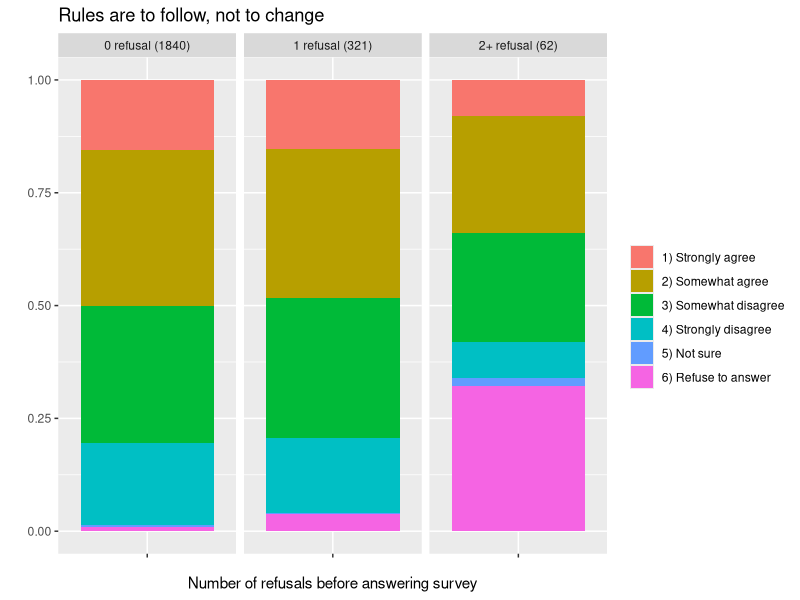
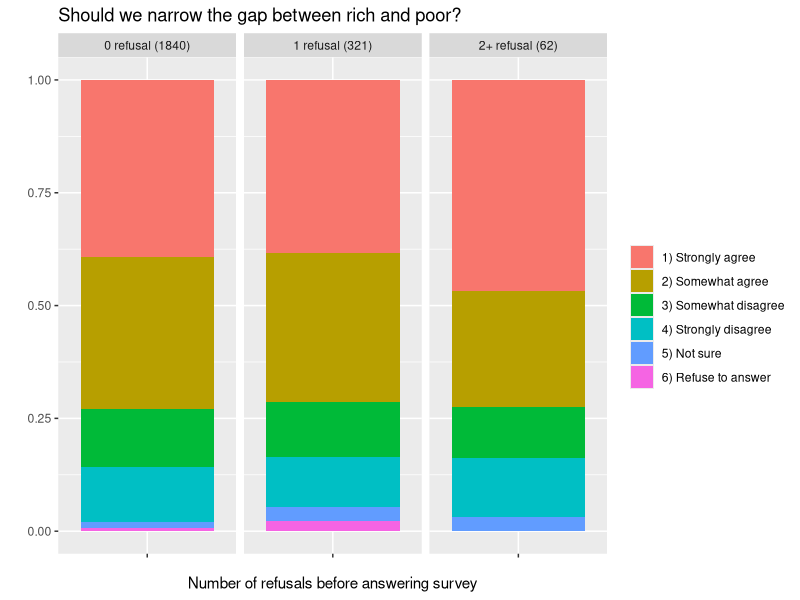
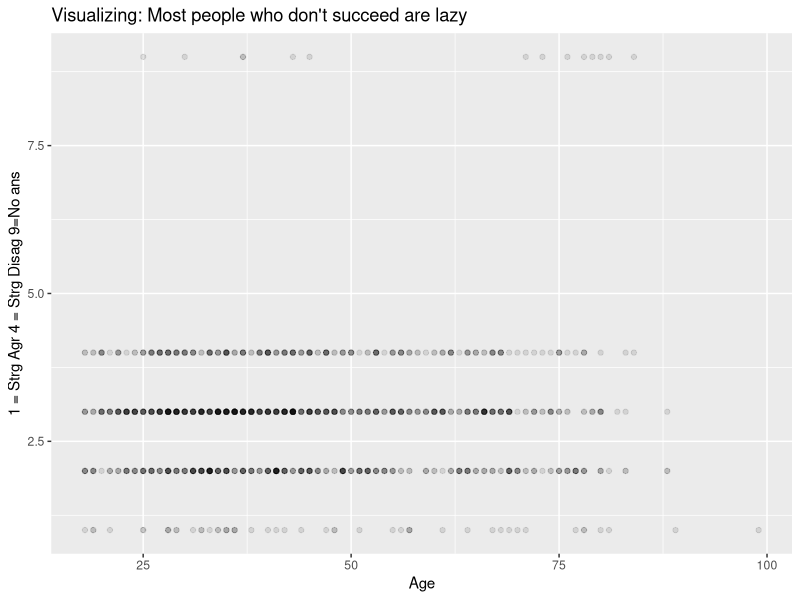

Here is the R script that generated these plots, in order:
## ---- chunk 1
survey <- read.table(file="data3.txt", sep=",", header=T)
sum(survey$rcnt==0)
sum(survey$rcnt>=2)
## ---- chunk 2
library(ggplot2)
library(sqldf)
test <- read.table(file="data3.txt", sep=",", header=T)
test$con2 <- factor(test$con2) # converts to a categorical variable
test$rcnt <- factor(test$rcnt)

test=sqldf("select CASEID,
  CASE WHEN rcnt==0 THEN '0 refusal (1840)'
       WHEN rcnt==1 THEN '1 refusal (321)'
       WHEN rcnt>=2 THEN '2+ refusal (62)'
  END rcnt,
  CASE WHEN con2==1 THEN '1) Strongly agree' 
       WHEN con2==3 THEN '2) Somewhat agree' 
       WHEN con2==5 THEN '3) Somewhat disagree' 
       WHEN con2==7 THEN '4) Strongly disagree' 
       WHEN con2==8 THEN '5) Not sure' 
       WHEN con2==9 THEN '6) Refuse to answer' 
  END con2 from test")

p = ggplot(data=test, aes(x="", stat="bin", fill=con2)) + geom_bar(position="fill")
p = p + ggtitle("Rules are to follow, not to change") + ylab("") + labs(fill='') + xlab("Number of refusals before answering survey")
p = p + facet_grid(facets=. ~ rcnt) # Side by side bar chart
p
## ---- chunk 3
test2 <- read.table(file="data3.txt", sep=",", header=T)
test2$ef5 <- factor(test2$ef5) # converts to a categorical variable
test2$rcnt <- factor(test2$rcnt)

test2=sqldf("select CASEID,
  CASE WHEN rcnt==0 THEN '0 refusal (1840)'
       WHEN rcnt==1 THEN '1 refusal (321)'
       WHEN rcnt>=2 THEN '2+ refusal (62)'
  END rcnt,
  CASE WHEN ef5==1 THEN '1) Strongly agree' 
       WHEN ef5==3 THEN '2) Somewhat agree' 
       WHEN ef5==5 THEN '3) Somewhat disagree' 
       WHEN ef5==7 THEN '4) Strongly disagree' 
       WHEN ef5==8 THEN '5) Not sure' 
       WHEN ef5==9 THEN '6) Refuse to answer' 
  END ef5 from test2")

p = ggplot(data=test2, aes(x="", stat="bin", fill=ef5)) + geom_bar(position="fill")
p = p + ggtitle("Should we narrow the gap between rich and poor?") + ylab("") + labs(fill='') + xlab("Number of refusals before answering survey")
p = p + facet_grid(facets=. ~ rcnt) # Side by side bar chart
p
## ---- chunk 4
library(ggplot2)
msurvey <- survey[!is.na(survey$m4a),]
df <- data.frame(x=msurvey$age, y=msurvey$m4a)

plt = ggplot(df,aes(x=x,y=y)) + geom_point(alpha = 0.1)
plt = plt + ggtitle("Visualizing: Most people who don't succeed are lazy") + ylab("1 = Strg Agr 4 = Strg Disag 9=No ans") + xlab("Age")
plt
## ---- chunk 5
table(survey$m4a)
## ---- chunk 6
#split(survey, cut(survey$age, c(18, 28, 38, 48, 58, 68, 78, 88, 150), include.lowest=TRUE))
msurvey <- survey[!is.na(survey$m4a),]
#split(msurvey, cut(msurvey$age, c(18, 28, 38, 48, 58, 68, 78, 88, 150), include.lowest=TRUE))
msurvey[msurvey$age>=18 & msurvey$age<=28 & msurvey$m4a<=2,]
msurvey[msurvey$age>=29 & msurvey$age<=38 & msurvey$m4a<=2,]
msurvey[msurvey$age>=39 & msurvey$age<=48 & msurvey$m4a<=2,]
msurvey[msurvey$age>=49 & msurvey$age<=58 & msurvey$m4a<=2,]
msurvey[msurvey$age>=59 & msurvey$age<=68 & msurvey$m4a<=2,]
msurvey[msurvey$age>=69 & msurvey$age<=78 & msurvey$m4a<=2,]
msurvey[msurvey$age>=79 & msurvey$age<=88 & msurvey$m4a<=2,]
msurvey[msurvey$age>=89 & msurvey$age<=150 & msurvey$m4a<=2,]
## ---- chunk 7
sam_to_resp <- c(444, 606, 466, 259, 221, 159, 52, 16, 
                 213, 320, 256, 148, 136, 95, 28, 2,
                 66, 103, 76, 54, 36, 45, 10, 2) 
colname <- c("18~28", "29~38", "39~48", "49~58", "59~68", "69~78", "79~88", "89+")
rowname <- c("Total Sample", "Respondents", "Respondents who agreed")
age_dist <- matrix(sam_to_resp, nrow=3, ncol=8, byrow=TRUE, dimnames=list(rowname, colname))
age_dist
